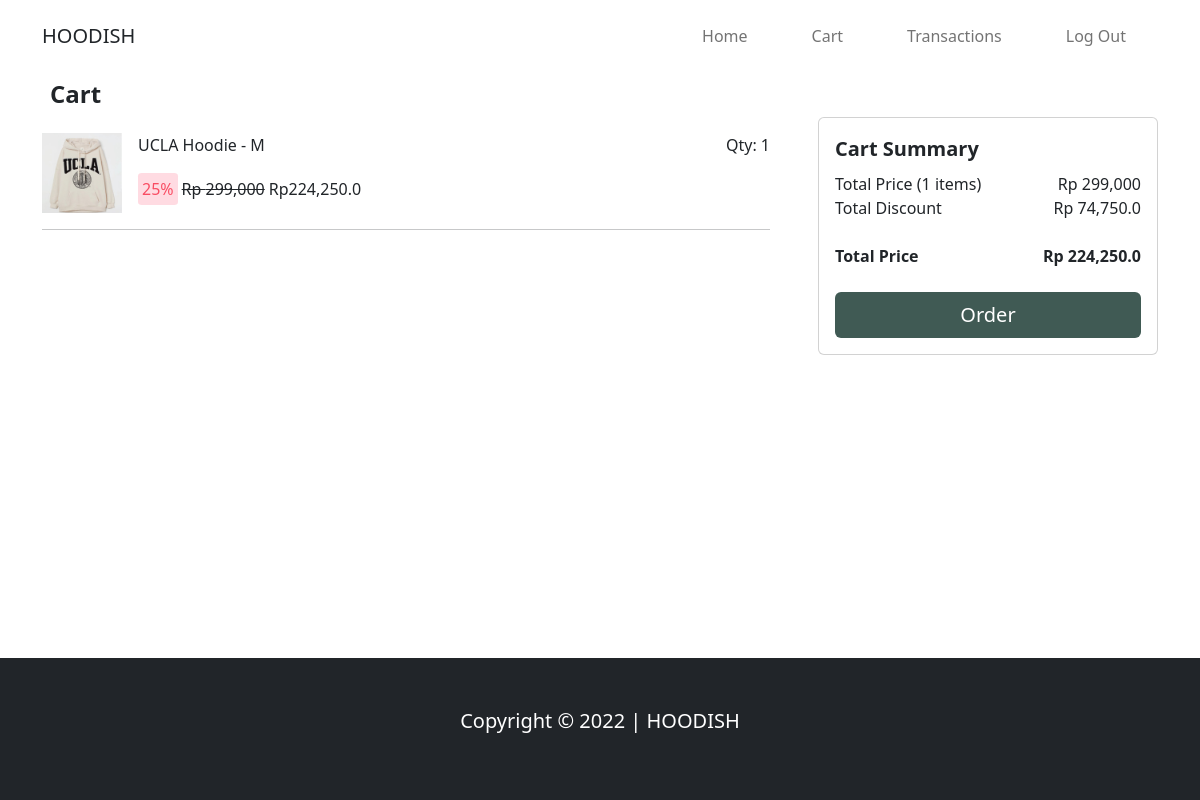
/cart (signed in), run on the app's committed database.
### models.py (models this page shows)
class Product(db.Model):
    id = db.Column(db.Integer, primary_key=True)
    name = db.Column(db.String(150))
    price = db.Column(db.Integer)
    stock = db.Column(db.Integer)
    discount = db.Column(db.Integer)
    img = db.Column(db.String)

class CartItem(db.Model):
    id = db.Column(db.Integer, primary_key=True)
    cart_id = db.Column(db.Integer, db.ForeignKey('cart.id'))
    product_id = db.Column(db.Integer, db.ForeignKey('product.id'))
    size = db.Column(db.String(30))
    qty = db.Column(db.Integer)

### views.py (the view)
@views.route('/cart')
def cart():
    user = current_user
    cart = Cart.query.filter_by(user_id = user.id).first()
    p_id = []
    cart_length = 0
    for cart_items in cart.cart_items:
        cart_length  += 1
        p_id.append(cart_items.product_id)
    products = []
    for id in p_id:
        product = Product.query.filter_by(id = id).first()
        products.append(product)
    return render_template("cart.html", user=user, products=products, cart_items = cart.cart_items)

### __init__.py (called while the page is built)
def create_app():
    app = Flask(__name__)
    app.config['SECRET_KEY'] = 'q2fa2yta09f02k1'
    app.config['SQLALCHEMY_DATABASE_URI'] = f'sqlite:///{DB_NAME}'
    db.init_app(app)
    from .views import views
    from .auth import auth
    app.register_blueprint(views, url_prefix='/')
    app.register_blueprint(auth, url_prefix='/')
    from .models import User, Product, Cart, CartItem, Transactionheader, TransactionItem, PaymentDetails
    create_database(app)
    login_manager = LoginManager()
    login_manager.login_view = 'auth.login'
    login_manager.init_app(app)
    @login_manager.user_loader
    def load_user(id):
        return User.query.get(int(id))
    return app

### templates/cart.html
{% extends "base.html" %} {% block title %} HOODISH | Cart {% endblock %}
{% block content %}
<div class="container">
    <h4 class="fw-bold m-2">Cart</h4>
    <div class="row g-5">
        <div class="col-8">
            {% for i in range(products|length) %}
            <div>
                <div class="d-flex justify-content-between my-3">
                    <div class="d-flex">
                        <img class="img-cart"src="{{ url_for('views.display_image', filename=products[i].img + '.jpg') }}" alt="None">
                        <div class="ms-3">
                            <p>{{ products[i].name }} - {{ cart_items[i].size }}</p>
                            <div class="d-flex">
                                {% if products[i].discount > 0 %}
                                <p class="discount p-1 my-auto">{{ products[i].discount }}%</p> <p class="mx-1 text-decoration-line-through my-auto">Rp {{ "{:,}".format(products[i].price) }}</p>
                                {% endif %}
                                <p class="my-auto">Rp{{ "{:,}".format(products[i].price - (products[i].discount/100) * products[i].price) }}</p>
                            </div>
                        </div>
                    </div>
                    <div>
                        <p>Qty: {{ cart_items[i].qty }}</p>
                    </div>
                </div>
            </div>
            <hr>
    {% endfor %}
        </div>
        <div class="col-4">
            <div class="card p-3">
                <p class="card-title fw-bold lead">
                    Cart Summary
                </p>
                <div class="d-flex justify-content-between">
                    <div>
                        Total Price ({{ cart_items | sum(attribute='qty')}} items)
                    </div>
                    <div>
                        {% set sum = namespace(price=0) %}
                        {% for i in range(products|length) %}
                            {% set sum.price = sum.price + products[i].price * cart_items[i].qty %}
                        {% endfor %}
                        Rp {{ "{:,}".format( sum.price ) }}
                    </div>
                </div>
                {% set discount = namespace(disc=0) %}
                {% for i in range(products|length) %}
                    {% set discount.disc = discount.disc + products[i].price * products[i].discount/100 * cart_items[i].qty %}
                {% endfor %}
                <div class="d-flex justify-content-between">
                    <div>
                        Total Discount
                    </div>
                    <div>
                        Rp {{ "{:,}".format( discount.disc ) }}
                    </div>
                </div>
                <div class="d-flex justify-content-between fw-bold my-4">
                    <div>
                        Total Price
                    </div>
                    <div>
                        {% set total_price =  sum.price - discount.disc %}
                        Rp {{ "{:,}".format( total_price ) }}
                    </div>
                </div>
                <div>
                    <button class="btn-1 w-100 p-2 fs-5 text-white" type="submit" onclick="confirm_transaction( {{total_price}} )">
                        Order
                    </button>
                </div>
            </div>
        </div>
    </div>
</div>
{% endblock %}

### static/style.css (style rules this page uses)
body::before { display: block; content: ''; height: 72px; }
.btn-1 { border-radius: 0.375rem; background-color: #405a54; padding: 2px; border: none; }
body { height: 100%; }
.discount { background-color: #ffdbe2; color: #f94d63; border-radius: 10%; }
.img-cart { width: 80px; }

### data on the page
Product: img (picture), name "UCLA Hoodie", discount "25", price "299,000", price+discount "224,250.0"
CartItem: size "M", qty "1"

### other printed values
{{ cart_items | sum(attribute='qty') }} "1"
{{ "{:,}".format( sum.price ) }} "299,000"
{{ "{:,}".format( discount.disc ) }} "74,750.0"
{{ "{:,}".format( total_price ) }} "224,250.0"
